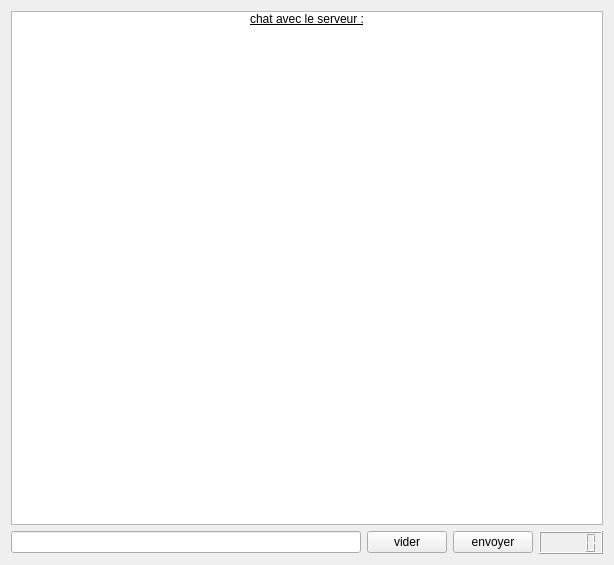
<?xml version="1.0" encoding="UTF-8"?>
<ui version="4.0">
 <class>fenetre</class>
 <widget class="QWidget" name="fenetre">
  <property name="geometry">
   <rect>
    <x>0</x>
    <y>0</y>
    <width>614</width>
    <height>565</height>
   </rect>
  </property>
  <property name="tabletTracking">
   <bool>false</bool>
  </property>
  <property name="windowTitle">
   <string>Chatsnap</string>
  </property>
  <layout class="QVBoxLayout" name="verticalLayout">
   <item>
    <widget class="QListWidget" name="listWidget">
     <property name="frameShadow">
      <enum>QFrame::Sunken</enum>
     </property>
     <property name="midLineWidth">
      <number>2</number>
     </property>
     <property name="sizeAdjustPolicy">
      <enum>QAbstractScrollArea::AdjustToContentsOnFirstShow</enum>
     </property>
     <property name="autoScrollMargin">
      <number>10</number>
     </property>
     <property name="dragEnabled">
      <bool>true</bool>
     </property>
     <property name="alternatingRowColors">
      <bool>true</bool>
     </property>
     <property name="textElideMode">
      <enum>Qt::ElideMiddle</enum>
     </property>
     <property name="movement">
      <enum>QListView::Static</enum>
     </property>
     <property name="flow">
      <enum>QListView::TopToBottom</enum>
     </property>
     <property name="viewMode">
      <enum>QListView::ListMode</enum>
     </property>
     <item>
      <property name="text">
       <string>chat avec le serveur :</string>
      </property>
      <property name="font">
       <font>
        <weight>50</weight>
        <bold>false</bold>
        <underline>true</underline>
        <kerning>true</kerning>
       </font>
      </property>
      <property name="textAlignment">
       <set>AlignCenter</set>
      </property>
      <property name="background">
       <brush brushstyle="NoBrush">
        <color alpha="255">
         <red>255</red>
         <green>0</green>
         <blue>0</blue>
        </color>
       </brush>
      </property>
      <property name="foreground">
       <brush brushstyle="NoBrush">
        <color alpha="255">
         <red>255</red>
         <green>0</green>
         <blue>0</blue>
        </color>
       </brush>
      </property>
     </item>
    </widget>
   </item>
   <item>
    <layout class="QHBoxLayout" name="horizontalLayout">
     <item>
      <widget class="QLineEdit" name="lineEdit">
       <property name="text">
        <string/>
       </property>
      </widget>
     </item>
     <item>
      <widget class="QPushButton" name="pushButton">
       <property name="text">
        <string>vider</string>
       </property>
      </widget>
     </item>
     <item>
      <widget class="QPushButton" name="pushButton_2">
       <property name="text">
        <string>envoyer</string>
       </property>
      </widget>
     </item>
     <item>
      <widget class="QLCDNumber" name="lcdNumber"/>
     </item>
    </layout>
   </item>
  </layout>
 </widget>
 <resources/>
 <connections>
  <connection>
   <sender>pushButton</sender>
   <signal>clicked(bool)</signal>
   <receiver>lineEdit</receiver>
   <slot>clear()</slot>
   <hints>
    <hint type="sourcelabel">
     <x>452</x>
     <y>554</y>
    </hint>
    <hint type="destinationlabel">
     <x>67</x>
     <y>552</y>
    </hint>
   </hints>
  </connection>
 </connections>
</ui>
